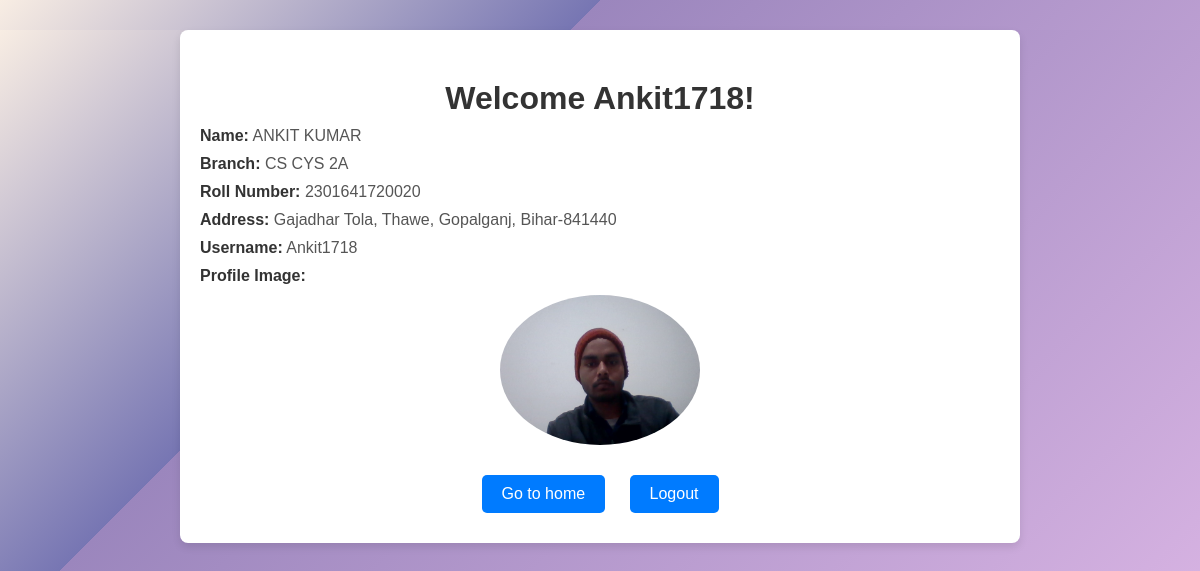
The page /welcome (signed in) on the database as committed earlier.
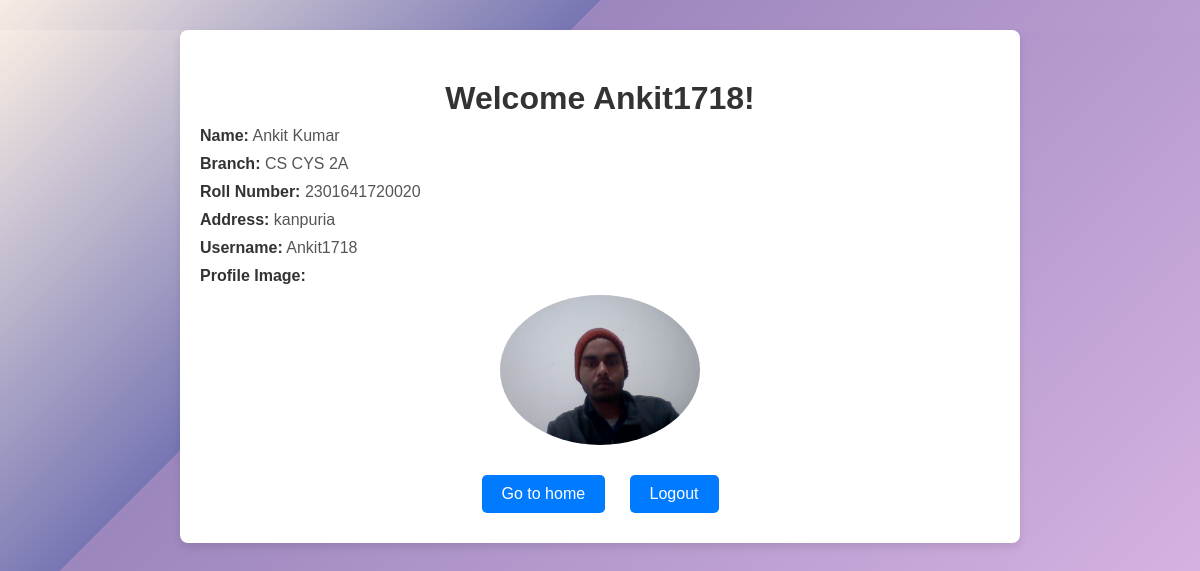
The same page on the database as committed later.
### app.py (models this page shows)
class User(db.Model):
    id = db.Column(db.Integer, primary_key=True)
    username = db.Column(db.String(100), unique=True, nullable=False)
    password = db.Column(db.String(100), nullable=False)
    name = db.Column(db.String(100), nullable=False)
    branch = db.Column(db.String(100), nullable=False)
    roll_number = db.Column(db.String(50), nullable=False)
    address = db.Column(db.String(200), nullable=False)
    face_encoding = db.Column(db.PickleType, nullable=True)  # Store face encoding

### app.py (the view)
@app.route('/welcome')
def welcome():
    user_id = session.get('user_id')
    if not user_id:
        return redirect(url_for('login'))  # Redirect to login if user is not authenticated
    user = User.query.get(user_id)
    return render_template('welcome.html', user=user)

### templates/welcome.html (shortened to what this page needs)
<!DOCTYPE html>
<html lang="en">
<head>
    <link rel="stylesheet" href="/static/welcome.css">
</head>
<body>
    <div class="container">
        <h1>Welcome {{ user.username }}!</h1>
        <p><strong>Name:</strong> {{ user.name }}</p>
        <p><strong>Branch:</strong> {{ user.branch }}</p>
        <p><strong>Roll Number:</strong> {{ user.roll_number }}</p>
        <p><strong>Address:</strong> {{ user.address }}</p>
        <p><strong>Username:</strong> {{ user.username }}</p>
        <p><strong>Profile Image:</strong> <img id="" src="{{ url_for('static', filename='images/' + user.username + '_profile.png') }}" alt="Profile Image"></p>
        <div class="link-container">
            <a href="{{ url_for('home') }}">Go to home</a>
            <a href="{{ url_for('logout') }}">Logout</a>
        </div>
    </div>
</body>
</html>

### static/welcome.css (style rules this page uses)
html, body { height: 100%; margin: 0; padding: 0; font-family: Arial, sans-serif; background: linear-gradient(135deg, #F8EDE3 0%, #7776B3 30%, #9B86BD 0%, #E2BBE9 100%); box-sizing: border-box; }
h1 { text-align: center; color: #333; margin: 0; padding-top: 30px; }
p { font-size: 16px; color: #555; margin: 10px 0; }
strong { color: #333; }
.container { width: 80%; max-width: 800px; margin: 30px auto; padding: 20px; background-color: #fff; box-shadow: 0 4px 8px rgba(0, 0, 0, 0.1); border-radius: 8px; }
img { max-width: 200px; border-radius: 50%; display: block; margin: 10px auto; }
a { display: inline-block; margin: 10px; text-decoration: none; color: #ffffff; background-color: #007bff; padding: 10px 20px; border-radius: 5px; text-align: center; transition: background-color 0.3s ease; }
.link-container { text-align: center; margin-top: 20px; }

Rows that differ between the two databases and show on the page:
changed User "Ankit1718": name "ANKIT KUMAR" → "Ankit Kumar"; address "Gajadhar Tola, Thawe, Gopalganj, Bihar-841440" → "kanpuria"
